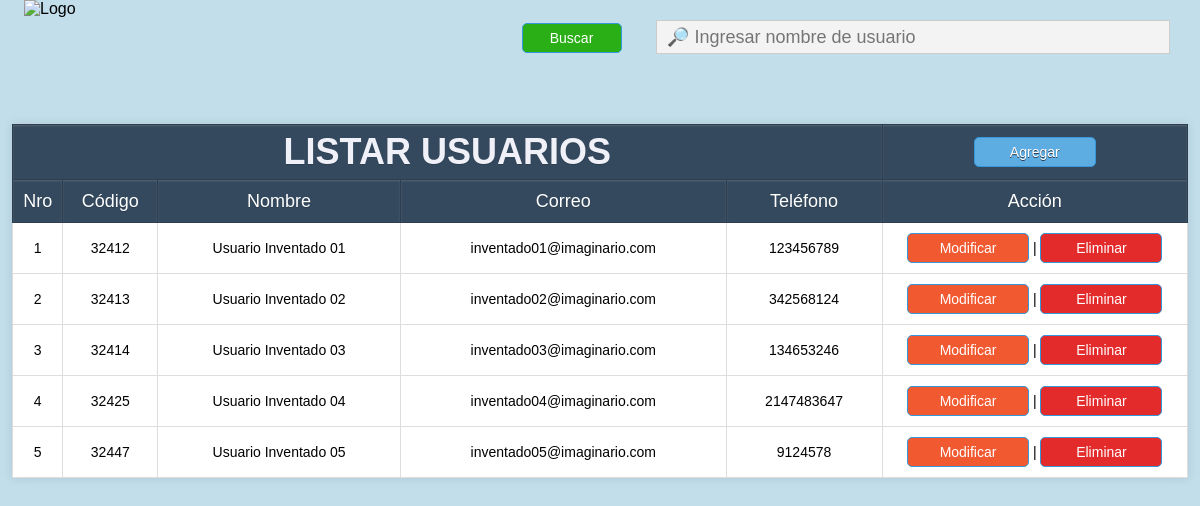
The page / on the database its author committed.
### tables this page shows
CREATE TABLE `poject_17_usuarios` (
  `cod` int(50) NOT NULL,
  `nom` varchar(50) NOT NULL,
  `correo` varchar(50) NOT NULL,
  `tel` int(11) NOT NULL
);

### index.php (the view, shortened to what this page needs)
<?php
include_once("conexion.php");
?>
<!DOCTYPE html>
<html lang="es">
    <head>
        <link rel="stylesheet" href="style.css">
    </head>
    <body>
        <table>
            <img src="../../assets/img/logo-grande.png" alt="Logo">
            <div id="barrabuscar">
                <form method="POST">
                    <input style="background: #2BAF16;" type="submit" value="Buscar" name="btnbuscar">
                    <input type="text" name="txtbuscar" id="cajabuscar" placeholder="&#128270; Ingresar nombre de usuario">
                </form>
            </div>
            <tr>
                <th colspan="5">
                    <h1 style="color: #F0F0F8;">LISTAR USUARIOS</h1>
                </th>
                <th>
                    <a style="font-weight: normal; font-size: 14px;" onclick="abrirform()">Agregar</a>
                </th>
            </tr>
            <tr>
                <th>Nro</th>
                <th>Código</th>
                <th>Nombre</th>
                <th>Correo</th>
                <th>Teléfono</th>
                <th>Acción</th>
            </tr>
            <?php
            if (isset($_POST['btnbuscar'])) {
                $buscar = $_POST['txtbuscar'];
                $queryusuarios = mysqli_query($conn, "SELECT cod, nom, correo, tel FROM poject_17_usuarios WHERE nom LIKE '".$buscar."%'");
            } else {
                $queryusuarios = mysqli_query($conn, "SELECT * FROM poject_17_usuarios ORDER BY cod ASC");
            }
            $numerofila = 0;
            while ($mostrar = mysqli_fetch_array($queryusuarios)) {
                $numerofila++;
                echo "<tr>";
                echo "<td>".$numerofila."</td>";
                echo "<td>".$mostrar['cod']."</td>";
                echo "<td>".$mostrar['nom']."</td>";
                echo "<td>".$mostrar['correo']."</td>";
                echo "<td>".$mostrar['tel']."</td>";
                echo "<td style='width:26%'>
                        <a style='background: #F15931;' href=\"editar.php?cod=$mostrar[cod]\">Modificar</a> |
                        <a style='background: #E32B2B;' href=\"eliminar.php?cod=$mostrar[cod]\" onClick=\"return confirm('¿Estás seguro de eliminar a $mostrar[nom]?')\">Eliminar</a>
                    </td>";
                echo "</tr>";
            }
            ?>
        </table>
    </body>
</html>

### style.css (style rules this page uses)
body { background: #c2deeb; font-family: 'Arial', sans-serif; margin: 0; padding: 0; height: 100%; width: 100%; display: flex; flex-direction: column; }
table { text-align: center; width: 98%; border-collapse: collapse; border: 1px solid #ccc; margin: 50px auto; background: white; box-shadow: 0 0 10px rgba(0, 0, 0, 0.1); }
th { background: #34495e; height: 40px; font-weight: lighter; text-shadow: 0 1px 0 #2c3e50; color: white; border: 1px solid #2c3e50; box-shadow: inset 0px 1px 2px #566573; transition: all 0.2s; font-size: 18px; }
tr { border-bottom: 1px solid #ddd; width: 100%; }
td { border: 1px solid #ddd; padding: 10px; transition: all 0.2s; font-size: 14px; }
a, input[type="submit"], button { font-size: 14px; text-align: center; width: 100px; display: inline-block; background-color: #5dade2; padding: 6px 10px; border-radius: 5px; text-decoration: none; color: white; border: 1px solid #3498db; cursor: pointer; }
h1 { font-family: 'Arial', sans-serif; margin: 5px; color: #2c3e50; }
img { width: 100px; height: 100px; float: left; position: absolute; margin-left: 2%; }
#barrabuscar { color: #2c3e50; text-align: right; margin: 20px 0; }
#cajabuscar { width: 500px; height: 30px; font-size: 18px; background-color: #f3f3f3; border: 1px solid #ccc; padding-left: 10px; margin: 0px 30px; }

### rows shown on the page
poject_17_usuarios: cod "32412", nom "Usuario Inventado 01", correo "inventado01@imaginario.com", tel "123456789"
poject_17_usuarios: cod "32413", nom "Usuario Inventado 02", correo "inventado02@imaginario.com", tel "342568124"
poject_17_usuarios: cod "32414", nom "Usuario Inventado 03", correo "inventado03@imaginario.com", tel "134653246"
poject_17_usuarios: cod "32425", nom "Usuario Inventado 04", correo "inventado04@imaginario.com", tel "2147483647"
poject_17_usuarios: cod "32447", nom "Usuario Inventado 05", correo "inventado05@imaginario.com", tel "9124578"
